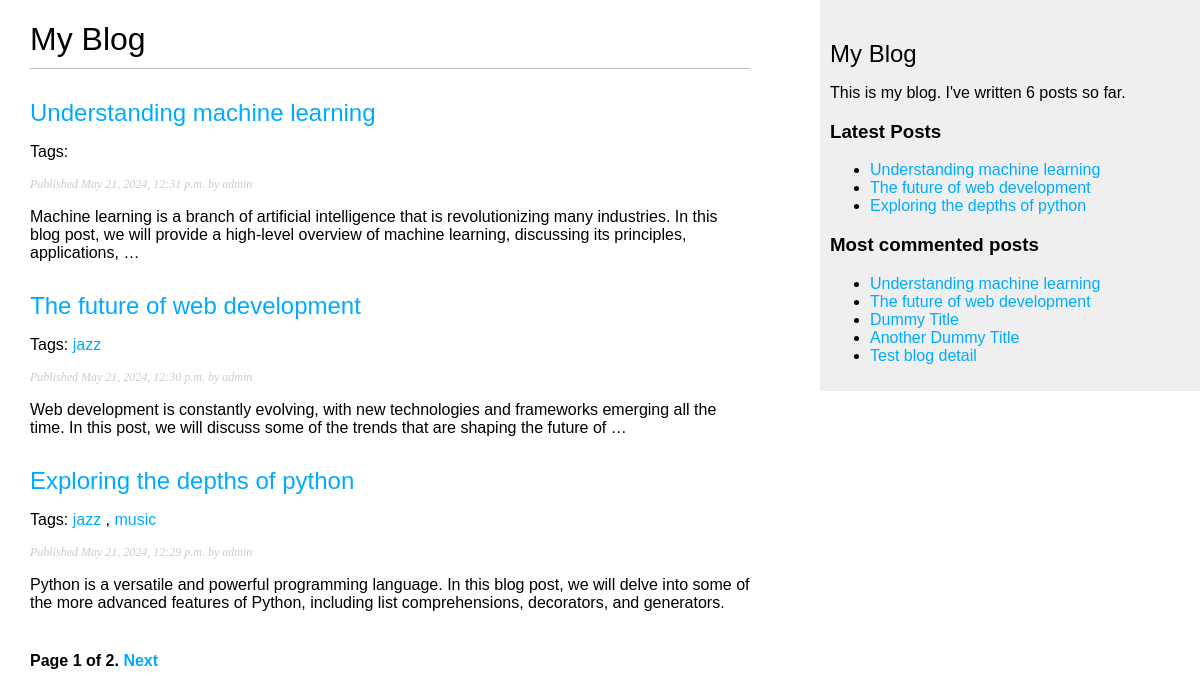
The page /blog/ on the database as committed earlier.
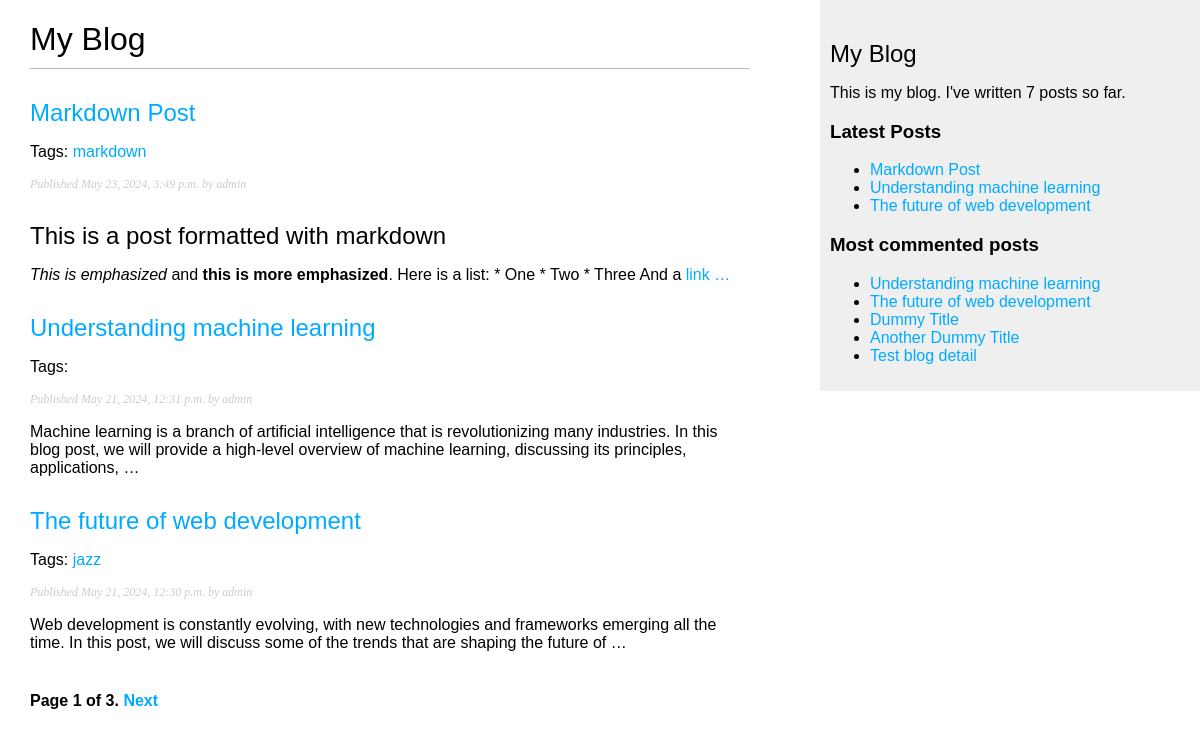
The same page on the database as committed later.
### blog/models.py (models this page shows, shortened)
class Post(models.Model):
    class Status(models.TextChoices):
        DRAFT = 'DF', 'Draft'
        PUBLISHED = 'PB', 'Published'
    title = models.CharField(max_length=250)
    slug = models.SlugField(max_length=250, unique_for_date='publish')
    author = models.ForeignKey(settings.AUTH_USER_MODEL, on_delete=models.CASCADE, related_name='blog_posts')
    body = models.TextField()
    publish = models.DateTimeField(default=timezone.now)
    created = models.DateTimeField(auto_now_add=True)
    updated = models.DateTimeField(auto_now=True)
    status = models.CharField(max_length=2, choices=Status, default=Status.DRAFT)
    objects = models.Manager()  # Default Manager
    published = PublishedManager()  # Custom Manager
    tags = TaggableManager()
    class Meta:
        ordering = ['-publish']
        indexes = [
            models.Index(fields=['-publish']),
        ]
    def get_absolute_url(self):
        return reverse('blog:post_detail', args=[self.publish.year, self.publish.month, self.publish.day, self.slug])

### blog/views.py (the view)
# urls.py: path('', views.post_list, name='post_list'),
def post_list(request, tag_slug=None):
    post_list = Post.published.all()
    tag = None
    if tag_slug:
        tag = get_object_or_404(Tag, slug=tag_slug)
        post_list = post_list.filter(tags__in=[tag])
    paginator = Paginator(post_list, 3)  # Pagination with three posts per page
    page_number = request.GET.get('page', 1)
    try:
        posts = paginator.page(page_number)
    except PageNotAnInteger:  # If page number is not an integer, get the first page
        posts = paginator.page(1)
    except EmptyPage:
        posts = paginator.page(paginator.num_pages)
    return render(request, 'blog/post/list.html', {
        'posts': posts,
        'tag': tag
    })

### blog/models.py (called while the page is built)
    def get_queryset(self):
        return super().get_queryset().filter(status=Post.Status.PUBLISHED)

### blog/templatetags/blog_tags.py (called while the page is built)
@register.simple_tag
def total_posts():
    return Post.published.count()

@register.inclusion_tag('blog/post/latest_posts.html')
def show_latest_posts(count=5):
    latest_posts = Post.published.order_by('-publish')[:count]
    return {'latest_posts': latest_posts}

@register.simple_tag
def get_most_commented_posts(count=5):
    return Post.published.annotate(total_comments=Count('comments')).order_by('-total_comments')[:count]

@register.filter(name='markdown')
def markdown_format(text):
    return mark_safe(markdown.markdown(text))

### blog/templates/blog/post/list.html (shortened to what this page needs)
{% extends "blog/base.html" %}
{% load blog_tags %}
{% block content %}
    <h1>My Blog</h1>
    {% for post in posts %}
        <h2>
            <a href="{{ post.get_absolute_url }}">
                {{ post.title }}
            </a>
        </h2>
        <p class="tags">Tags:
            {% for tag in post.tags.all %}
        <a href="{% url "blog:post_list_by_tag" tag.slug %}">
          {{ tag.name }}
        </a>{% if not forloop.last %}, {% endif %}
      {% endfor %}
        </p>
        <p class="date">
            Published {{ post.publish }} by {{ post.author }}
        </p>
        {{ post.body| markdown | truncatewords_html:30 }}
    {% endfor %}
    {% include "pagination.html" with page=posts %}
{% endblock %}

### blog/templates/blog/base.html (shortened to what this page needs)
{% load blog_tags %}
{% load static %}
<!DOCTYPE html>
<html lang="en">
<head>
    <link href="{% static "css/blog.css" %}" rel="stylesheet">
</head>
<body>
    <div id="content">
        {% block content %}
        {% endblock %}
    </div>
    <div id="sidebar">
        <h2>My Blog</h2>
        <p>This is my blog. I've written {% total_posts %} posts so far.</p>
        <h3>Latest Posts</h3>
        {% show_latest_posts 3 %}
        <h3>Most commented posts</h3>
        {% get_most_commented_posts as most_commented_posts %}
        <ul>
            {% for post in most_commented_posts %}
                <li>
                    <a href="{{ post.get_absolute_url }}">{{ post.title }}</a>
                </li>
            {% endfor %}
        </ul>
    </div>
</body>
</html>

### blog/templates/blog/post/latest_posts.html
<ul>
    {% for post in latest_posts%}
        <li>
            <a href="{{ post.get_absolute_url }}">{{ post.title }}</a>
        </li>
    {% endfor %}
</ul>

Rows that differ between the two databases and show on the page:
no longer on this page (row unchanged): Post: title "Exploring the depths of python", publish "May 21, 2024, 12:29 p.m.", author "admin", body "Python is a versatile and powerful programming language. In this blog post, we will delve into some of the more advanced features of Python, including list comprehensions, decorators, and generators.", Tag (name "jazz")
no longer on this page (row unchanged): Tag: name "music", shown under "Exploring the depths of python"
added Post: title "Markdown Post", publish "May 23, 2024, 3:49 p.m.", author "admin", body "This is a post formatted with markdown This is emphasized and this is more emphasized . Here is a list: * One * Two * Three And a link …"
added Tag: name "markdown", shown under "Markdown Post"
Other text that changed with them:
{{ page.paginator.num_pages }}: "2" → "3"
text no longer shown: "6"
text now shown: "7"
